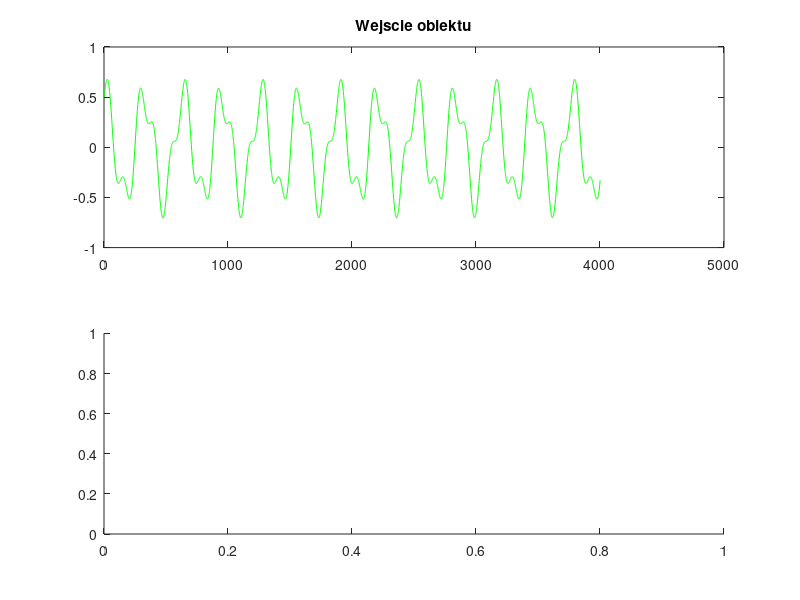

The MATLAB source for this figure: (Note: this script raises an error after producing the figure.)
%% pierwsza instrukcja byla w miare ta tez sie wydaje w miare, zobaczymy dalej co bedzie xd
close all; clear; clc;
load IdentWsadowaDyn.mat
% zaklucenie biale
u_biale = DaneDynW(:,1); % +zakłócenie biale
y_biale = DaneDynW(:,2); % to tak jak wyżej

u_color = DaneDynC(:,1); % +zakłócenie kolorowe
y_color = DaneDynC(:,2); % to tak jak wyżej

N=4001; Tp=0.01; t=0:Tp:(N-1)*Tp;
step=1;
dp=4;

figure(1)
subplot(2,1,1)
plot(u_biale, 'green')
title("Wejscie obiektu")
subplot(2,1,2)
plot(y_biale, color="#4DBEEE")
title("Wyjscie obiektu+zakłócenie biale")

figure(2)
subplot(2,1,1)
plot(u_color, 'green')
title("Wejscie obiektu")
subplot(2,1,2)
plot(y_color, color="#4DBEEE")
title("Wyjscie obiektu+zakłócenie color")

% tutaj nizej dziela sie te dane na podzbiory po 2000 i 2001 probek
u_bialeEst = u_biale(1:2000);
u_bialeWer = u_biale(2001:4001);

y_bialeEst = y_biale(1:2000);
y_bialeWer = y_biale(2001:4001);

u_colorEst = u_color(1:2000);
u_colorWer = u_color(2001:4001);

y_colorEst = y_color(1:2000);
y_colorWer = y_color(2001:4001);

phi_biale = [];
for i=2:1:length(y_bialeEst)
    phi_biale(i,:)=[y_bialeEst(i-1) u_bialeEst(i-1)];
end
%phi_biale = phi_biale';

phi_color = [];
for i=2:1:length(y_colorEst)
    phi_color(i,:)=[y_colorEst(i-1) u_colorEst(i-1)];
end
%phi_color = phi_color';


PN_LS_biale=pinv(phi_biale)*y_bialeEst;
p_biale=PN_LS_biale;
kp_biale = p_biale(2)/(1-p_biale(1)); % tutaj to dzielenie przez to 1-p_biale dalem
% bo inaczej wynik estymacji trzeba bylo losowo x50 dac xd (linijka 79)
T_biale = -Tp/log(p_biale(1)); % z tym minusem to niewiem ale dalem zeby czas ujemny nie byl

PN_LS_color=pinv(phi_color)*y_colorEst;
p_color=PN_LS_color;
kp_color = p_color(2)/(1-p_color(1)); % tutaj to dzielenie przez to 1-p_color dalem
% bo inaczej wynik estymacji trzeba bylo losowo x50 dac xd(linijka 81)
T_color = -Tp/log(p_color(1)); % to samo co kilka linijek wyzej

y_pred_color(1)=0;
y_pred_biale(1)=0;
for i=2:step:length(y_bialeWer)
    y_pred_biale(i)=[y_bialeWer(i-1) u_bialeWer(i-1)]*p_biale;
    y_pred_color(i)=[y_colorWer(i-1) u_colorWer(i-1)]*p_color;
end

% tutaj podobno lsimem trzeba wygenerowac pozostale przebiegi
z = tf('z', Tp);
G_est_biale = (kp_biale*(1-exp(-Tp/T_biale)))/(z-exp(-Tp/T_biale)) ;
y_est_biale = lsim(G_est_biale, u_bialeWer); % albo to trzeba pomnozyc razy 50 albo zostawic jak jest 59 linijke xd
G_est_color = (kp_color*(1-exp(-Tp/T_color)))/(z-exp(-Tp/T_color));
y_est_color = lsim(G_est_color, u_colorWer); % albo to trzeba pomnozyc razy 50 albo zostawic jak jest 65 linijke xd
% tutaj nizej liczy sie w praktyce niedostepna! odpowiedz systemu xd
s = tf('s');
k0 = 2;
T0 = 0.5;
G_o = k0/(1+s*T0);
t_wer = 0:Tp:(length(y_bialeWer)-1)*Tp;
y_niezakl = lsim(G_o, u_bialeWer, t_wer);
% tutaj konczy sie liczyc w praktyce niedostepna! odpowiedz systemu xd

figure(3)
plot(y_bialeWer, color="#000000")
title("+ Zakłócenie biale Zb.Wer")
hold on
plot(y_niezakl, color="#006BB6")
hold on
plot(y_pred_biale, color="#BEC0C2")
hold on
plot(y_est_biale, color="#F58426")
hold on
legend("Dane pomiarowe", "Niezakłócona odpowiedz(niedostępna!)" ,"Predyktor Jednokrokowy", "Identyfikacja", location="best")

figure(4)
plot(y_colorWer, color="#000000")
title("+ Zakłócenie korolowe Zb.Wer")
hold on
plot(y_niezakl, color="#006BB6")
hold on
plot(y_pred_color, color="#BEC0C2")
hold on
plot(y_est_color, color="#F58426")
legend("Dane pomiarowe", "Niezakłócona odpowiedz(niedostępna!)" ,"Predyktor Jednokrokowy", "Identyfikacja", location="best")

% Ocena identyfikacji tutaj liczy sie
Nv=length(y_bialeWer);
Vp_biale=1/Nv*sum((y_bialeWer'-y_pred_biale).^2);
Vm_biale=1/Nv*sum((y_niezakl-y_est_biale).^2);
Nv=length(y_colorWer);
Vp_color=1/Nv*sum((y_colorWer'-y_pred_color).^2);
Vm_color=1/Nv*sum((y_niezakl-y_est_color).^2);

% przedzial ufnosci nizej sie liczy, dokladnie tak samo jak w pierwszych
% na zajeciach wczesniej, wiec powinno byc git
cov0=Vm_biale^2*(phi_biale'*phi_biale)^-1;
for i=1:2
    ans_d(i)=PN_LS_biale(i)-1.96*sqrt(cov0(i,i));
    ans_g(i)=PN_LS_biale(i)+1.96*sqrt(cov0(i,i));
end
przedzial_biale_1=[ans_d(1) ans_g(1)];
przedzial_biale_2=[ans_d(2) ans_g(2)];


%% druga czesc tu bedzie a moze juz jest (chodzi o ta 2.2)
load("IdentWsadowaDyn.mat")
% dobra kiedys nalezy to dokonczyc